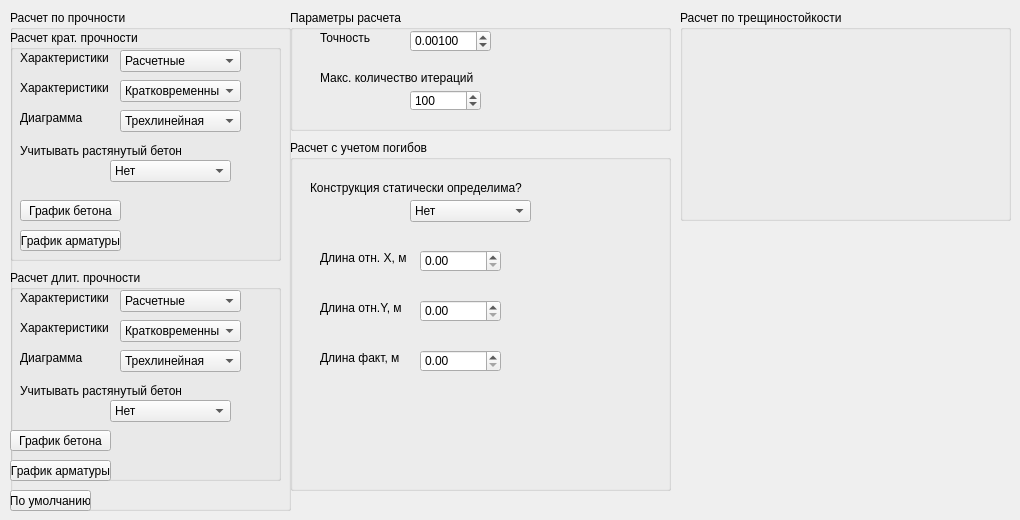
      <widget class="QWidget" name="tabSolve">
       <attribute name="title">
        <string>Расчет стандартных сечений</string>
       </attribute>
       <widget class="QGroupBox" name="boxPS1">
        <property name="geometry">
         <rect>
          <x>10</x>
          <y>10</y>
          <width>281</width>
          <height>501</height>
         </rect>
        </property>
        <property name="title">
         <string>Расчет по прочности</string>
        </property>
        <widget class="QGroupBox" name="groupBox_2">
         <property name="geometry">
          <rect>
           <x>0</x>
           <y>20</y>
           <width>271</width>
           <height>231</height>
          </rect>
         </property>
         <property name="title">
          <string>Расчет крат. прочности</string>
         </property>
         <widget class="QLabel" name="labelTypeSection_2">
          <property name="geometry">
           <rect>
            <x>10</x>
            <y>20</y>
            <width>91</width>
            <height>16</height>
           </rect>
          </property>
          <property name="text">
           <string>Характеристики</string>
          </property>
         </widget>
         <widget class="QComboBox" name="boxPS1ShortDia">
          <property name="geometry">
           <rect>
            <x>110</x>
            <y>80</y>
            <width>121</width>
            <height>22</height>
           </rect>
          </property>
          <item>
           <property name="text">
            <string>Трехлинейная</string>
           </property>
          </item>
          <item>
           <property name="text">
            <string>Двухлинейная</string>
           </property>
          </item>
         </widget>
         <widget class="QComboBox" name="boxPS1ShortRt">
          <property name="geometry">
           <rect>
            <x>100</x>
            <y>130</y>
            <width>121</width>
            <height>22</height>
           </rect>
          </property>
          <item>
           <property name="text">
            <string>Нет</string>
           </property>
          </item>
          <item>
           <property name="text">
            <string>Да</string>
           </property>
          </item>
         </widget>
         <widget class="QLabel" name="labelTypeSection_3">
          <property name="geometry">
           <rect>
            <x>10</x>
            <y>80</y>
            <width>91</width>
            <height>16</height>
           </rect>
          </property>
          <property name="text">
           <string>Диаграмма</string>
          </property>
         </widget>
         <widget class="QComboBox" name="boxPS1ShortChar">
          <property name="geometry">
           <rect>
            <x>110</x>
            <y>20</y>
            <width>121</width>
            <height>22</height>
           </rect>
          </property>
          <item>
           <property name="text">
            <string>Расчетные</string>
           </property>
          </item>
          <item>
           <property name="text">
            <string>Нормативные</string>
           </property>
          </item>
         </widget>
         <widget class="QLabel" name="labelTypeSection_4">
          <property name="geometry">
           <rect>
            <x>10</x>
            <y>110</y>
            <width>161</width>
            <height>21</height>
           </rect>
          </property>
          <property name="text">
           <string>Учитывать растянутый бетон</string>
          </property>
         </widget>
         <widget class="QLabel" name="labelTypeSection_6">
          <property name="geometry">
           <rect>
            <x>10</x>
            <y>50</y>
            <width>91</width>
            <height>16</height>
           </rect>
          </property>
          <property name="text">
           <string>Характеристики</string>
          </property>
         </widget>
         <widget class="QComboBox" name="boxPS1Short">
          <property name="geometry">
           <rect>
            <x>110</x>
            <y>50</y>
            <width>121</width>
            <height>22</height>
           </rect>
          </property>
          <item>
           <property name="text">
            <string>Кратковременные</string>
           </property>
          </item>
          <item>
           <property name="text">
            <string>Длительные</string>
           </property>
          </item>
         </widget>
         <widget class="QPushButton" name="buttonGrafConcreteShort">
          <property name="geometry">
           <rect>
            <x>10</x>
            <y>170</y>
            <width>101</width>
            <height>21</height>
           </rect>
          </property>
          <property name="text">
           <string>График бетона</string>
          </property>
         </widget>
         <widget class="QPushButton" name="buttonGrafReinShort">
          <property name="geometry">
           <rect>
            <x>10</x>
            <y>200</y>
            <width>101</width>
            <height>21</height>
           </rect>
          </property>
          <property name="text">
           <string>График арматуры</string>
          </property>
         </widget>
        </widget>
        <widget class="QGroupBox" name="groupBox_3">
         <property name="geometry">
          <rect>
           <x>0</x>
           <y>260</y>
           <width>271</width>
           <height>211</height>
          </rect>
         </property>
         <property name="title">
          <string>Расчет длит. прочности</string>
         </property>
         <widget class="QLabel" name="labelTypeSection_9">
          <property name="geometry">
           <rect>
            <x>10</x>
            <y>20</y>
            <width>91</width>
            <height>16</height>
           </rect>
          </property>
          <property name="text">
           <string>Характеристики</string>
          </property>
         </widget>
         <widget class="QComboBox" name="boxPS1LongDia">
          <property name="geometry">
           <rect>
            <x>110</x>
            <y>80</y>
            <width>121</width>
            <height>22</height>
           </rect>
          </property>
          <item>
           <property name="text">
            <string>Трехлинейная</string>
           </property>
          </item>
          <item>
           <property name="text">
            <string>Двухлинейная</string>
           </property>
          </item>
         </widget>
         <widget class="QComboBox" name="boxPS1LongRt">
          <property name="geometry">
           <rect>
            <x>100</x>
            <y>130</y>
            <width>121</width>
            <height>22</height>
           </rect>
          </property>
          <item>
           <property name="text">
            <string>Нет</string>
           </property>
          </item>
          <item>
           <property name="text">
            <string>Да</string>
           </property>
          </item>
         </widget>
         <widget class="QLabel" name="labelTypeSection_10">
          <property name="geometry">
           <rect>
            <x>10</x>
            <y>80</y>
            <width>91</width>
            <height>16</height>
           </rect>
          </property>
          <property name="text">
           <string>Диаграмма</string>
          </property>
         </widget>
         <widget class="QComboBox" name="boxPS1LongChar">
          <property name="geometry">
           <rect>
            <x>110</x>
            <y>20</y>
            <width>121</width>
            <height>22</height>
           </rect>
          </property>
          <item>
           <property name="text">
            <string>Расчетные</string>
           </property>
          </item>
          <item>
           <property name="text">
            <string>Нормативные</string>
           </property>
          </item>
         </widget>
         <widget class="QLabel" name="labelTypeSection_11">
          <property name="geometry">
           <rect>
            <x>10</x>
            <y>110</y>
            <width>161</width>
            <height>21</height>
           </rect>
          </property>
          <property name="text">
           <string>Учитывать растянутый бетон</string>
          </property>
         </widget>
         <widget class="QLabel" name="labelTypeSection_12">
          <property name="geometry">
           <rect>
            <x>10</x>
            <y>50</y>
            <width>91</width>
            <height>16</height>
           </rect>
          </property>
          <property name="text">
           <string>Характеристики</string>
          </property>
         </widget>
         <widget class="QComboBox" name="boxPS1Long">
          <property name="geometry">
           <rect>
            <x>110</x>
            <y>50</y>
            <width>121</width>
            <height>22</height>
           </rect>
          </property>
          <item>
           <property name="text">
            <string>Кратковременные</string>
           </property>
          </item>
          <item>
           <property name="text">
            <string>Длительные</string>
           </property>
          </item>
         </widget>
         <widget class="QPushButton" name="buttonGrafReinLong">
          <property name="geometry">
           <rect>
            <x>0</x>
            <y>190</y>
            <width>101</width>
            <height>21</height>
           </rect>
          </property>
          <property name="text">
           <string>График арматуры</string>
          </property>
         </widget>
         <widget class="QPushButton" name="buttonGrafConcreteLong">
          <property name="geometry">
           <rect>
            <x>0</x>
            <y>160</y>
            <width>101</width>
            <height>21</height>
           </rect>
          </property>
          <property name="text">
           <string>График бетона</string>
          </property>
         </widget>
        </widget>
        <widget class="QPushButton" name="buttonPS1">
         <property name="geometry">
          <rect>
           <x>0</x>
           <y>480</y>
           <width>81</width>
           <height>21</height>
          </rect>
         </property>
         <property name="text">
          <string>По умолчанию</string>
         </property>
        </widget>
       </widget>
       <widget class="QGroupBox" name="boxPS2">
        <property name="geometry">
         <rect>
          <x>680</x>
          <y>10</y>
          <width>331</width>
          <height>211</height>
         </rect>
        </property>
        <property name="title">
         <string>Расчет по трещиностойкости</string>
        </property>
       </widget>
       <widget class="QGroupBox" name="groupBox">
        <property name="geometry">
         <rect>
          <x>290</x>
          <y>10</y>
          <width>381</width>
          <height>121</height>
         </rect>
        </property>
        <property name="title">
         <string>Параметры расчета</string>
        </property>
        <widget class="QLabel" name="labelCode_8">
         <property name="geometry">
          <rect>
           <x>30</x>
           <y>60</y>
           <width>161</width>
           <height>16</height>
          </rect>
         </property>
         <property name="text">
          <string>Макс. количество итераций</string>
         </property>
        </widget>
        <widget class="QDoubleSpinBox" name="doubleBoxTol">
         <property name="geometry">
          <rect>
           <x>120</x>
           <y>20</y>
           <width>81</width>
           <height>22</height>
          </rect>
         </property>
         <property name="decimals">
          <number>5</number>
         </property>
         <property name="minimum">
          <double>0.000010000000000</double>
         </property>
         <property name="maximum">
          <double>0.100000000000000</double>
         </property>
         <property name="singleStep">
          <double>0.001000000000000</double>
         </property>
         <property name="value">
          <double>0.001000000000000</double>
         </property>
        </widget>
        <widget class="QLabel" name="labelCode_5">
         <property name="geometry">
          <rect>
           <x>30</x>
           <y>20</y>
           <width>71</width>
           <height>16</height>
          </rect>
         </property>
         <property name="text">
          <string>Точность</string>
         </property>
        </widget>
        <widget class="QSpinBox" name="boxNum">
         <property name="geometry">
          <rect>
           <x>120</x>
           <y>80</y>
           <width>71</width>
           <height>21</height>
          </rect>
         </property>
         <property name="minimum">
          <number>10</number>
         </property>
         <property name="maximum">
          <number>1000</number>
         </property>
         <property name="singleStep">
          <number>1</number>
         </property>
         <property name="value">
          <number>100</number>
         </property>
        </widget>
       </widget>
       <widget class="QGroupBox" name="boxPSD">
        <property name="geometry">
         <rect>
          <x>290</x>
          <y>140</y>
          <width>381</width>
          <height>351</height>
         </rect>
        </property>
        <property name="title">
         <string>Расчет с учетом погибов</string>
        </property>
        <widget class="QComboBox" name="boxStatOpr">
         <property name="geometry">
          <rect>
           <x>120</x>
           <y>60</y>
           <width>121</width>
           <height>22</height>
          </rect>
         </property>
         <item>
          <property name="text">
           <string>Нет</string>
          </property>
         </item>
         <item>
          <property name="text">
           <string>Да</string>
          </property>
         </item>
        </widget>
        <widget class="QLabel" name="labelTypeSection_5">
         <property name="geometry">
          <rect>
           <x>20</x>
           <y>40</y>
           <width>221</width>
           <height>16</height>
          </rect>
         </property>
         <property name="text">
          <string>Конструкция статически определима?</string>
         </property>
        </widget>
        <widget class="QDoubleSpinBox" name="doubleBoxLx">
         <property name="geometry">
          <rect>
           <x>130</x>
           <y>110</y>
           <width>81</width>
           <height>22</height>
          </rect>
         </property>
         <property name="decimals">
          <number>2</number>
         </property>
         <property name="minimum">
          <double>0.000000000000000</double>
         </property>
         <property name="maximum">
          <double>20.000000000000000</double>
         </property>
         <property name="singleStep">
          <double>1.000000000000000</double>
         </property>
         <property name="value">
          <double>0.000000000000000</double>
         </property>
        </widget>
        <widget class="QLabel" name="labelCode_11">
         <property name="geometry">
          <rect>
           <x>30</x>
           <y>110</y>
           <width>91</width>
           <height>16</height>
          </rect>
         </property>
         <property name="text">
          <string>Длина отн. Х, м</string>
         </property>
        </widget>
        <widget class="QDoubleSpinBox" name="doubleBoxLy">
         <property name="geometry">
          <rect>
           <x>130</x>
           <y>160</y>
           <width>81</width>
           <height>22</height>
          </rect>
         </property>
         <property name="decimals">
          <number>2</number>
         </property>
         <property name="minimum">
          <double>0.000000000000000</double>
         </property>
         <property name="maximum">
          <double>20.000000000000000</double>
         </property>
         <property name="singleStep">
          <double>1.000000000000000</double>
         </property>
         <property name="value">
          <double>0.000000000000000</double>
         </property>
        </widget>
        <widget class="QLabel" name="labelCode_12">
         <property name="geometry">
          <rect>
           <x>30</x>
           <y>160</y>
           <width>91</width>
           <height>16</height>
          </rect>
         </property>
         <property name="text">
          <string>Длина отн.Y, м</string>
         </property>
        </widget>
        <widget class="QDoubleSpinBox" name="doubleBoxL">
         <property name="geometry">
          <rect>
           <x>130</x>
           <y>210</y>
           <width>81</width>
           <height>22</height>
          </rect>
         </property>
         <property name="decimals">
          <number>2</number>
         </property>
         <property name="minimum">
          <double>0.000000000000000</double>
         </property>
         <property name="maximum">
          <double>20.000000000000000</double>
         </property>
         <property name="singleStep">
          <double>1.000000000000000</double>
         </property>
         <property name="value">
          <double>0.000000000000000</double>
         </property>
        </widget>
        <widget class="QLabel" name="labelCode_13">
         <property name="geometry">
          <rect>
           <x>30</x>
           <y>210</y>
           <width>91</width>
           <height>16</height>
          </rect>
         </property>
         <property name="text">
          <string>Длина факт, м</string>
         </property>
        </widget>
       </widget>
       <widget class="MatplotlibWidget" name="mplGrafMat">
        <property name="geometry">
         <rect>
          <x>700</x>
          <y>230</y>
          <width>311</width>
          <height>271</height>
         </rect>
        </property>
       </widget>
      </widget>
